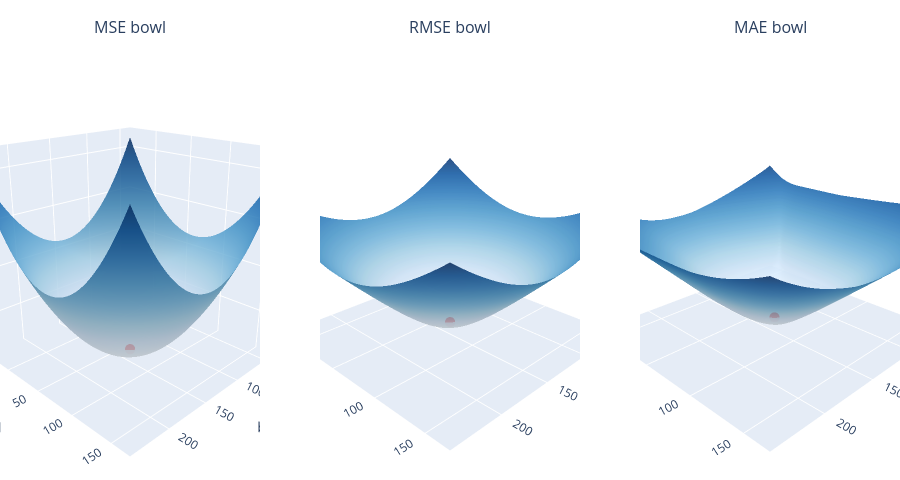

Write notebook code for a chart like this one.
### Markdown cell above
### The three metrics as cost bowls

In Part 3 we drew the MSE as a **bowl**: every point on the floor is one line $(b_0, b_1)$, and the height above it is the cost of that line. The **gradient** is simply **how steep the bowl is under your feet, and in which direction it goes up**. Gradient descent steps the opposite way, downhill.

Nothing forces us to use the MSE as the cost. We can draw the same bowl with MAE or RMSE as the height. The data and the lines are the same; only the way we score the misses changes:

- **MSE**: square each miss, then average.
- **RMSE**: the square root of the MSE.
- **MAE**: take the size of each miss (drop the minus sign), then average.

The code below scores 6,561 lines (an 81 by 81 grid of $b_0$ and $b_1$ values) with each metric. As in Part 3, x is the standardized total. The red dot marks the lowest point of each bowl. Drag each bowl to rotate it.

### Code cell
from plotly.subplots import make_subplots
import plotly.graph_objects as go

# a grid of lines around the best line (b0 about 141, b1 about 64 on the standardized x from Part 3)
G0, G1 = np.meshgrid(np.linspace(40, 240, 81), np.linspace(-35, 165, 81))

# the residuals of every line on the grid for every Pokemon (shape: 81 x 81 x 802)
miss_grid = y - (G0[..., None] + G1[..., None] * x)

bowls = {"MSE":  np.mean(miss_grid ** 2, axis=2),
         "RMSE": np.sqrt(np.mean(miss_grid ** 2, axis=2)),
         "MAE":  np.mean(np.abs(miss_grid), axis=2)}

fig = make_subplots(rows=1, cols=3, specs=[[{"type": "surface"}] * 3],
                    subplot_titles=["MSE bowl", "RMSE bowl", "MAE bowl"])
for k, (name, cost) in enumerate(bowls.items()):
    low = np.unravel_index(cost.argmin(), cost.shape)          # grid position of the lowest point
    fig.add_trace(go.Surface(x=G0, y=G1, z=cost, colorscale="Blues", opacity=0.85, showscale=False),
                  row=1, col=k + 1)
    fig.add_trace(go.Scatter3d(x=[G0[low]], y=[G1[low]], z=[cost[low]], mode="markers",
                               marker=dict(size=6, color="red"), showlegend=False),
                  row=1, col=k + 1)
    print(f"{name:4s} lowest point: b0 = {G0[low]:.1f}, b1 = {G1[low]:.1f}, cost = {cost[low]:,.1f}")

scene = dict(xaxis_title="b0", yaxis_title="b1", zaxis_title="cost",
             camera=dict(eye=dict(x=1.6, y=1.6, z=0.9)))
fig.update_layout(height=480, margin=dict(l=0, r=0, t=40, b=0), scene=scene, scene2=scene, scene3=scene)
fig.show()

### Figure 1 — Plotly figure (JSON) as saved in the notebook; plotly's stock layout.template omitted (floating-point values rounded to 4 significant figures; data arrays with more than 128 entries replaced by an {"elided": "..."} marker saying what was removed)
{"data": [{"colorscale": [[0, "rgb(247,251,255)"], [0.125, "rgb(222,235,247)"], [0.25, "rgb(198,219,239)"], [0.375, "rgb(158,202,225)"], [0.5, "rgb(107,174,214)"], [0.625, "rgb(66,146,198)"], [0.75, "rgb(33,113,181)"], [0.875, "rgb(8,81,156)"], [1, "rgb(8,48,107)"]], "opacity": 0.85, "scene": "scene", "showscale": false, "type": "surface", "x": {"elided": "81x81 float values"}, "y": {"elided": "81x81 float values"}, "z": {"elided": "81x81 float values"}}, {"marker": {"color": "red", "size": 6}, "mode": "markers", "scene": "scene", "showlegend": false, "type": "scatter3d", "x": [140], "y": [65], "z": [1173.0]}, {"colorscale": [[0, "rgb(247,251,255)"], [0.125, "rgb(222,235,247)"], [0.25, "rgb(198,219,239)"], [0.375, "rgb(158,202,225)"], [0.5, "rgb(107,174,214)"], [0.625, "rgb(66,146,198)"], [0.75, "rgb(33,113,181)"], [0.875, "rgb(8,81,156)"], [1, "rgb(8,48,107)"]], "opacity": 0.85, "scene": "scene2", "showscale": false, "type": "surface", "x": {"elided": "81x81 float values"}, "y": {"elided": "81x81 float values"}, "z": {"elided": "81x81 float values"}}, {"marker": {"color": "red", "size": 6}, "mode": "markers", "scene": "scene2", "showlegend": false, "type": "scatter3d", "x": [140], "y": [65], "z": [34.24]}, {"colorscale": [[0, "rgb(247,251,255)"], [0.125, "rgb(222,235,247)"], [0.25, "rgb(198,219,239)"], [0.375, "rgb(158,202,225)"], [0.5, "rgb(107,174,214)"], [0.625, "rgb(66,146,198)"], [0.75, "rgb(33,113,181)"], [0.875, "rgb(8,81,156)"], [1, "rgb(8,48,107)"]], "opacity": 0.85, "scene": "scene3", "showscale": false, "type": "surface", "x": {"elided": "81x81 float values"}, "y": {"elided": "81x81 float values"}, "z": {"elided": "81x81 float values"}}, {"marker": {"color": "red", "size": 6}, "mode": "markers", "scene": "scene3", "showlegend": false, "type": "scatter3d", "x": [137.5], "y": [67.5], "z": [20.95]}], "layout": {"annotations": [{"font": {"size": 16}, "showarrow": false, "text": "MSE bowl", "x": 0.1444, "xanchor": "center", "xref": "paper", "y": 1, "yanchor": "bottom", "yref": "paper"}, {"font": {"size": 16}, "showarrow": false, "text": "RMSE bowl", "x": 0.5, "xanchor": "center", "xref": "paper", "y": 1, "yanchor": "bottom", "yref": "paper"}, {"font": {"size": 16}, "showarrow": false, "text": "MAE bowl", "x": 0.8556, "xanchor": "center", "xref": "paper", "y": 1, "yanchor": "bottom", "yref": "paper"}], "height": 480, "margin": {"b": 0, "l": 0, "r": 0, "t": 40}, "scene": {"camera": {"eye": {"x": 1.6, "y": 1.6, "z": 0.9}}, "domain": {"x": [0, 0.2889], "y": [0, 1]}, "xaxis": {"title": {"text": "b0"}}, "yaxis": {"title": {"text": "b1"}}, "zaxis": {"title": {"text": "cost"}}}, "scene2": {"camera": {"eye": {"x": 1.6, "y": 1.6, "z": 0.9}}, "domain": {"x": [0.3556, 0.6444], "y": [0, 1]}, "xaxis": {"title": {"text": "b0"}}, "yaxis": {"title": {"text": "b1"}}, "zaxis": {"title": {"text": "cost"}}}, "scene3": {"camera": {"eye": {"x": 1.6, "y": 1.6, "z": 0.9}}, "domain": {"x": [0.7111, 1], "y": [0, 1]}, "xaxis": {"title": {"text": "b0"}}, "yaxis": {"title": {"text": "b1"}}, "zaxis": {"title": {"text": "cost"}}}}}
